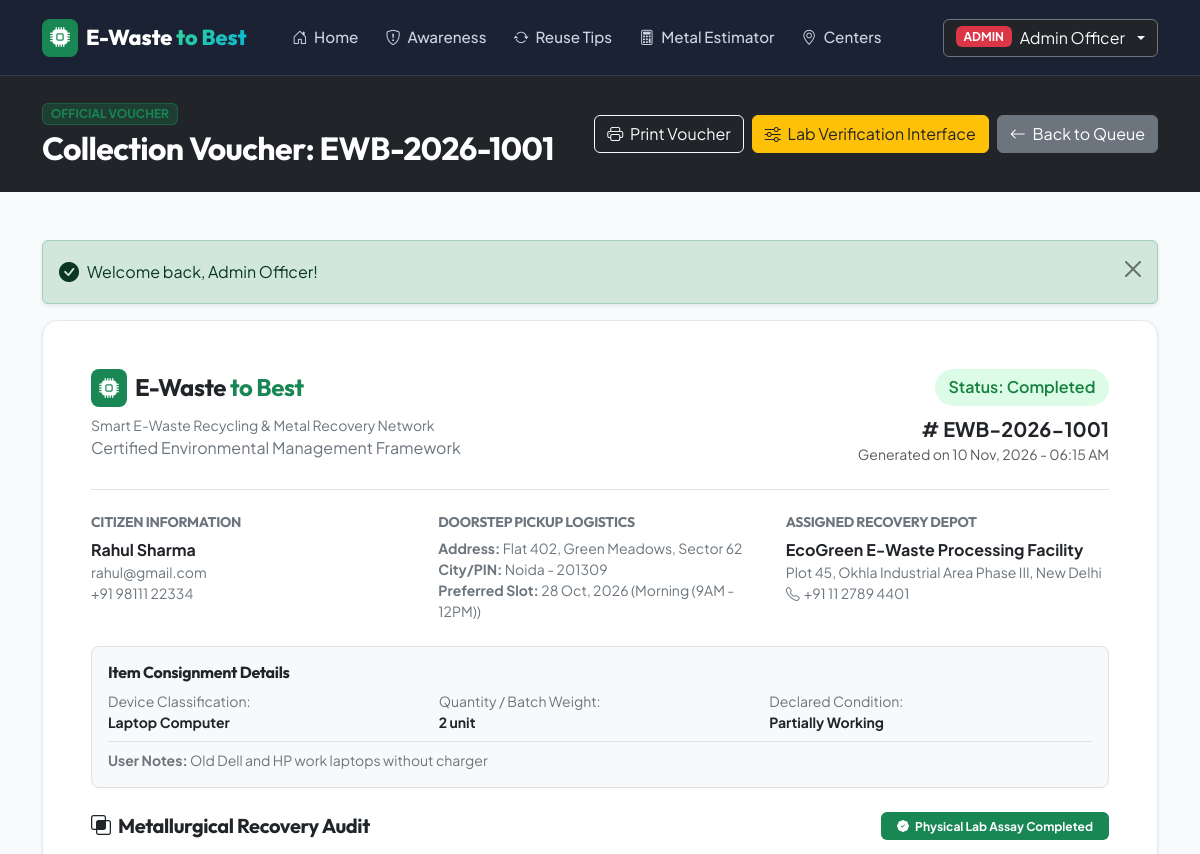
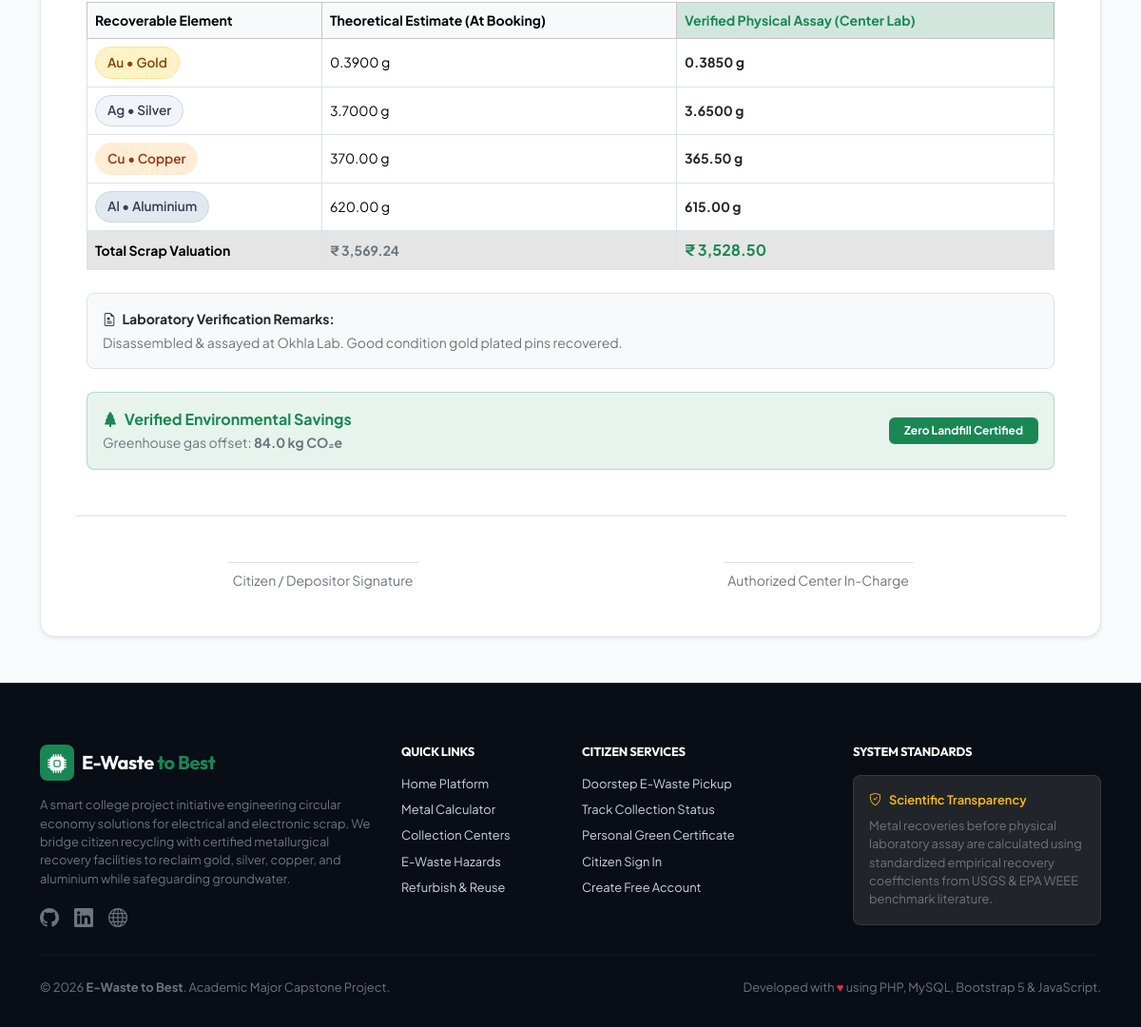
The app's page /user/view-request.php?code=EWB-2026-1001 (signed in) with its own data (2 pictures, top to bottom).
### tables this page shows
CREATE TABLE `pickup_requests` (
  `id` INT AUTO_INCREMENT PRIMARY KEY,
  `request_code` VARCHAR(25) NOT NULL UNIQUE,
  `user_id` INT NOT NULL,
  `center_id` INT NULL,
  `device_category_id` INT NOT NULL,
  `quantity` DECIMAL(10, 2) NOT NULL COMMENT 'Number of units or kg',
  `pickup_address` TEXT NOT NULL,
  `pickup_city` VARCHAR(60) NOT NULL,
  `pickup_pincode` VARCHAR(10) NOT NULL,
  `preferred_date` DATE NOT NULL,
  `preferred_slot` ENUM('Morning (9AM - 12PM)', 'Afternoon (12PM - 3PM)', 'Evening (3PM - 6PM)') NOT NULL,
  `item_condition` ENUM('Working', 'Partially Working', 'Dead / Scrap') DEFAULT 'Dead / Scrap',
  `special_notes` TEXT NULL,
  
   
  `est_copper_g` DECIMAL(10, 3) DEFAULT 0.000,
  `est_aluminium_g` DECIMAL(10, 3) DEFAULT 0.000,
  `est_silver_g` DECIMAL(10, 4) DEFAULT 0.0000,
  `est_gold_g` DECIMAL(10, 4) DEFAULT 0.0000,
  `est_total_value` DECIMAL(10, 2) DEFAULT 0.00,
  `est_co2_saved_kg` DECIMAL(10, 2) DEFAULT 0.00,

   
  `is_verified` TINYINT(1) DEFAULT 0,
  `actual_weight_kg` DECIMAL(10, 2) NULL,
  `actual_copper_g` DECIMAL(10, 3) NULL,
  `actual_aluminium_g` DECIMAL(10, 3) NULL,
  `actual_silver_g` DECIMAL(10, 4) NULL,
  `actual_gold_g` DECIMAL(10, 4) NULL,
  `actual_payout_value` DECIMAL(10, 2) NULL,
  `verification_notes` TEXT NULL,

   
  `status` ENUM('Pending', 'Assigned', 'Out for Pickup', 'Collected', 'Completed', 'Cancelled') DEFAULT 'Pending',
  `admin_remarks` TEXT NULL,
  `created_at` TIMESTAMP DEFAULT CURRENT_TIMESTAMP,
  `updated_at` TIMESTAMP DEFAULT CURRENT_TIMESTAMP ON UPDATE CURRENT_TIMESTAMP,

  FOREIGN KEY (`user_id`) REFERENCES `users`(`id`) ON DELETE CASCADE,
  FOREIGN KEY (`center_id`) REFERENCES `collection_centers`(`id`) ON DELETE SET NULL,
  FOREIGN KEY (`device_category_id`) REFERENCES `device_categories`(`id`) ON DELETE RESTRICT
);

CREATE TABLE `users` (
  `id` INT AUTO_INCREMENT PRIMARY KEY,
  `fullname` VARCHAR(100) NOT NULL,
  `email` VARCHAR(120) NOT NULL UNIQUE,
  `password` VARCHAR(255) NOT NULL,
  `phone` VARCHAR(20) NOT NULL,
  `address` TEXT NOT NULL,
  `city` VARCHAR(60) NOT NULL,
  `pincode` VARCHAR(10) NOT NULL,
  `role` ENUM('user', 'admin') DEFAULT 'user',
  `created_at` TIMESTAMP DEFAULT CURRENT_TIMESTAMP,
  `updated_at` TIMESTAMP DEFAULT CURRENT_TIMESTAMP ON UPDATE CURRENT_TIMESTAMP
);

CREATE TABLE `collection_centers` (
  `id` INT AUTO_INCREMENT PRIMARY KEY,
  `center_name` VARCHAR(150) NOT NULL,
  `contact_person` VARCHAR(100) NOT NULL,
  `phone` VARCHAR(25) NOT NULL,
  `email` VARCHAR(100) NOT NULL,
  `address` TEXT NOT NULL,
  `city` VARCHAR(60) NOT NULL,
  `state` VARCHAR(60) NOT NULL,
  `pincode` VARCHAR(10) NOT NULL,
  `operating_hours` VARCHAR(100) DEFAULT '9:00 AM - 6:00 PM (Mon-Sat)',
  `accepted_items` TEXT COMMENT 'Comma separated device categories',
  `latitude` DECIMAL(10, 7) NULL,
  `longitude` DECIMAL(10, 7) NULL,
  `is_active` TINYINT(1) DEFAULT 1,
  `created_at` TIMESTAMP DEFAULT CURRENT_TIMESTAMP
);

CREATE TABLE `device_categories` (
  `id` INT AUTO_INCREMENT PRIMARY KEY,
  `category_name` VARCHAR(100) NOT NULL,
  `unit_type` ENUM('unit', 'kg') DEFAULT 'unit',
  `description` VARCHAR(255),
  `copper_yield_g` DECIMAL(10, 4) DEFAULT 0.0000 COMMENT 'Grams of Copper per unit or kg',
  `aluminium_yield_g` DECIMAL(10, 4) DEFAULT 0.0000 COMMENT 'Grams of Aluminium per unit or kg',
  `silver_yield_g` DECIMAL(10, 4) DEFAULT 0.0000 COMMENT 'Grams of Silver per unit or kg',
  `gold_yield_g` DECIMAL(10, 4) DEFAULT 0.0000 COMMENT 'Grams of Gold per unit or kg',
  `co2_saving_kg` DECIMAL(10, 2) DEFAULT 0.00 COMMENT 'Estimated CO2 avoided per unit or kg',
  `toxic_diverted_kg` DECIMAL(10, 2) DEFAULT 0.00 COMMENT 'Toxic material diverted from landfill',
  `is_active` TINYINT(1) DEFAULT 1
);

### user/view-request.php (the view, shortened to what the rows shown need)
<?php
require_once __DIR__ . '/../includes/functions.php';
require_once __DIR__ . '/../includes/auth_check.php';
$userId = (int)$_SESSION['user_id'];
$userRole = $_SESSION['user_role'] ?? 'user';
$code = $_GET['code'] ?? '';
$request = null;
if ($pdo) {
    try {
        $sql = "
            SELECT r.*, c.category_name, c.unit_type, c.toxic_diverted_kg,
                   cc.center_name, cc.address as center_address, cc.city as center_city, cc.phone as center_phone, cc.email as center_email, cc.operating_hours,
                   u.fullname as citizen_name, u.email as citizen_email, u.phone as citizen_phone
            FROM pickup_requests r
            JOIN device_categories c ON r.device_category_id = c.id
            LEFT JOIN collection_centers cc ON r.center_id = cc.id
            JOIN users u ON r.user_id = u.id
            WHERE r.request_code = ?
        ";
        if ($userRole !== 'admin') {
            $sql .= " AND r.user_id = ?";
            $stmt = $pdo->prepare($sql);
            $stmt->execute([$code, $userId]);
        } else {
            $stmt = $pdo->prepare($sql);
            $stmt->execute([$code]);
        }
        $request = $stmt->fetch();
    } catch (PDOException $e) {
        $request = null;
    }
}
require_once __DIR__ . '/../includes/header.php';
$statusSlug = strtolower(str_replace(' ', '-', $request['status']));
?>
<div class="bg-dark text-white py-4 d-print-none">
    <div class="container">
        <div class="d-flex flex-column flex-md-row justify-content-between align-items-md-center gap-3">
            <div>
                <span class="badge bg-success bg-opacity-25 text-success border border-success border-opacity-50 small mb-1">
                    OFFICIAL VOUCHER
                </span>
                <h2 class="fw-bold mb-0">Collection Voucher: <?= sanitize($request['request_code']) ?></h2>
            </div>
        </div>
    </div>
</div>
<div class="container py-5">
    <div class="card card-modern p-4 p-md-5 bg-white shadow-sm printable-area">
        <div class="d-flex flex-column flex-sm-row justify-content-between align-items-sm-start border-bottom pb-4 mb-4 gap-3">
            <div>
            </div>
            <div class="text-sm-end">
                <span class="badge-status badge-status-<?= $statusSlug ?> fs-6 mb-2 d-inline-block">
                    Status: <?= sanitize($request['status']) ?>
                </span>
                <div class="fw-bold text-dark fs-5"># <?= sanitize($request['request_code']) ?></div>
                <div class="text-muted small">Generated on <?= date('d M, Y - h:i A', strtotime($request['created_at'])) ?></div>
            </div>
        </div>
        <div class="row g-4 mb-4">
            <div class="col-md-4">
                <h6 class="text-uppercase text-secondary fw-bold small mb-2">Citizen Information</h6>
                <div class="fw-bold text-dark"><?= sanitize($request['citizen_name']) ?></div>
                <div class="text-secondary small"><?= sanitize($request['citizen_email']) ?></div>
                <div class="text-secondary small"><?= sanitize($request['citizen_phone']) ?></div>
            </div>
            <div class="col-md-4">
                <h6 class="text-uppercase text-secondary fw-bold small mb-2">Doorstep Pickup Logistics</h6>
                <div class="text-secondary small">
                    <strong>Address:</strong> <?= sanitize($request['pickup_address']) ?><br>
                    <strong>City/PIN:</strong> <?= sanitize($request['pickup_city']) ?> - <?= sanitize($request['pickup_pincode']) ?><br>
                    <strong>Preferred Slot:</strong> <?= date('d M, Y', strtotime($request['preferred_date'])) ?> (<?= sanitize($request['preferred_slot']) ?>)
                </div>
            </div>
            <div class="col-md-4">
                <h6 class="text-uppercase text-secondary fw-bold small mb-2">Assigned Recovery Depot</h6>
                <?php if (!empty($request['center_name'])): ?>
                    <div class="fw-bold text-dark"><?= sanitize($request['center_name']) ?></div>
                    <div class="text-secondary small"><?= sanitize($request['center_address']) ?>, <?= sanitize($request['center_city']) ?></div>
                    <div class="text-secondary small"><i class="bi bi-telephone me-1"></i><?= sanitize($request['center_phone']) ?></div>
                <?php else: ?>
                    <div class="p-2 rounded bg-light text-secondary small border">
                        Central Dispatch routing in progress.
                    </div>
                <?php endif; ?>
            </div>
        </div>
        <div class="p-3 rounded-3 bg-light border mb-4">
            <h6 class="fw-bold text-dark mb-2">Item Consignment Details</h6>
            <div class="row g-2 small">
                <div class="col-sm-4">
                    <span class="text-secondary">Device Classification:</span>
                    <strong class="d-block text-dark"><?= sanitize($request['category_name']) ?></strong>
                </div>
                <div class="col-sm-4">
                    <span class="text-secondary">Quantity / Batch Weight:</span>
                    <strong class="d-block text-dark"><?= (float)$request['quantity'] ?> <?= sanitize($request['unit_type']) ?></strong>
                </div>
                <div class="col-sm-4">
                    <span class="text-secondary">Declared Condition:</span>
                    <strong class="d-block text-dark"><?= sanitize($request['item_condition']) ?></strong>
                </div>
            </div>
            <?php if (!empty($request['special_notes'])): ?>
                <div class="mt-2 pt-2 border-top text-secondary small">
                    <strong>User Notes:</strong> <?= sanitize($request['special_notes']) ?>
                </div>
            <?php endif; ?>
        </div>
        <div class="mb-4">
            <div class="d-flex justify-content-between align-items-center mb-3">
            </div>
            <div class="table-responsive">
                <table class="table table-bordered align-middle mb-0">
                    <thead class="table-light small">
                        <tr>
                            <th>Recoverable Element</th>
                            <th class="bg-light">Theoretical Estimate (At Booking)</th>
                            <th class="<?= $request['is_verified'] ? 'table-success text-success fw-bold' : 'table-light text-muted' ?>">
                                Verified Physical Assay (Center Lab)
                            </th>
                        </tr>
                    </thead>
                    <tbody class="small">
                        <tr>
                            <td><span class="metal-pill metal-pill-gold">Au &bull; Gold</span></td>
                            <td><?= number_format($request['est_gold_g'], 4) ?> g</td>
                            <td>
                                <?php if ($request['is_verified']): ?>
                                    <strong class="text-dark"><?= number_format($request['actual_gold_g'], 4) ?> g</strong>
                                <?php else: ?>
                                    <span class="text-muted fst-italic">Pending physical assay</span>
                                <?php endif; ?>
                            </td>
                        </tr>
                        <tr>
                            <td><span class="metal-pill metal-pill-silver">Ag &bull; Silver</span></td>
                            <td><?= number_format($request['est_silver_g'], 4) ?> g</td>
                            <td>
                                <?php if ($request['is_verified']): ?>
                                    <strong class="text-dark"><?= number_format($request['actual_silver_g'], 4) ?> g</strong>
                                <?php else: ?>
                                    <span class="text-muted fst-italic">Pending physical assay</span>
                                <?php endif; ?>
                            </td>
                        </tr>
                        <tr>
                            <td><span class="metal-pill metal-pill-copper">Cu &bull; Copper</span></td>
                            <td><?= number_format($request['est_copper_g'], 2) ?> g</td>
                            <td>
                                <?php if ($request['is_verified']): ?>
                                    <strong class="text-dark"><?= number_format($request['actual_copper_g'], 2) ?> g</strong>
                                <?php else: ?>
                                    <span class="text-muted fst-italic">Pending physical assay</span>
                                <?php endif; ?>
                            </td>
                        </tr>
                        <tr>
                            <td><span class="metal-pill metal-pill-aluminium">Al &bull; Aluminium</span></td>
                            <td><?= number_format($request['est_aluminium_g'], 2) ?> g</td>
                            <td>
                                <?php if ($request['is_verified']): ?>
                                    <strong class="text-dark"><?= number_format($request['actual_aluminium_g'], 2) ?> g</strong>
                                <?php else: ?>
                                    <span class="text-muted fst-italic">Pending physical assay</span>
                                <?php endif; ?>
                            </td>
                        </tr>
                        <tr class="table-active fw-bold">
                            <td>Total Scrap Valuation</td>
                            <td class="text-secondary">₹ <?= number_format($request['est_total_value'], 2) ?></td>
                            <td>
                                <?php if ($request['is_verified']): ?>
                                    <span class="text-success fs-6">₹ <?= number_format($request['actual_payout_value'], 2) ?></span>
                                <?php else: ?>
                                    <span class="text-muted fst-italic">Payable upon verification</span>
                                <?php endif; ?>
                            </td>
                        </tr>
                    </tbody>
                </table>
            </div>
        </div>
        <?php if (!empty($request['verification_notes'])): ?>
            <div class="p-3 rounded-3 bg-light border mb-4 small text-secondary">
                <strong class="text-dark d-block mb-1"><i class="bi bi-file-earmark-medical me-1"></i> Laboratory Verification Remarks:</strong>
                <?= sanitize($request['verification_notes']) ?>
            </div>
        <?php endif; ?>
        <div class="p-3 rounded-3 bg-success bg-opacity-10 border border-success border-opacity-25 d-flex justify-content-between align-items-center mb-4">
            <div>
                <span class="text-secondary small">Greenhouse gas offset: <strong><?= number_format($request['est_co2_saved_kg'], 1) ?> kg CO₂e</strong></span>
            </div>
            <div class="text-end">
            </div>
        </div>
        <div class="row pt-4 mt-4 border-top text-secondary small text-center">
            <div class="col-6">
            </div>
            <div class="col-6">
            </div>
        </div>
    </div>
</div>
<?php require_once __DIR__ . '/../includes/footer.php'; ?>

### records on screen
pickup_requests: request_code "EWB-2026-1001", status "Completed", created_at "10 Nov, 2026 - 06:15 AM", user.fullname "Rahul Sharma", user.email "rahul@gmail.com", user.phone "+91 98111 22334", pickup_address "Flat 402, Green Meadows, Sector 62", pickup_city "Noida", pickup_pincode "201309", preferred_date "28 Oct, 2026", preferred_slot "Morning (9AM - 12PM)", center.center_name "EcoGreen E-Waste Processing Facility", center.address "Plot 45, Okhla Industrial Area Phase III", center.city "New Delhi", center.phone "+91 11 2789 4401", device_category.category_name "Laptop Computer", quantity "2", device_category.unit_type "unit", item_condition "Partially Working", special_notes "Old Dell and HP work laptops without charger", est_gold_g "0.3900", actual_gold_g "0.3850", est_silver_g "3.7000", actual_silver_g "3.6500", est_copper_g "370.00", actual_copper_g "365.50", est_aluminium_g "620.00", actual_aluminium_g "615.00", est_total_value "3,569.24", actual_payout_value "3,528.50", verification_notes "Disassembled & assayed at Okhla Lab. Good condition gold plated pins recovered.", est_co2_saved_kg "84.0"

### other values on screen
$userName "Admin Officer"
$flash['message'] "Welcome back, Admin Officer!"
APP_NAME "E-Waste to Best"
